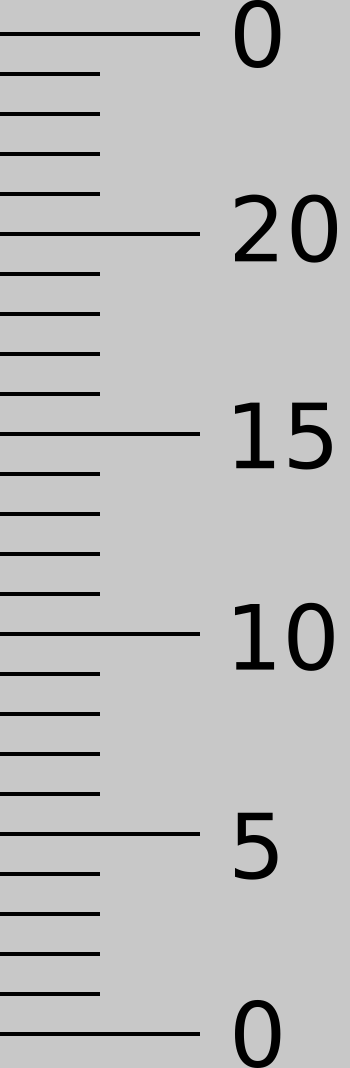
#> input picture python/vernierScales_thimbleImg.png, 700 x 2136 px (shown at 1/2 size)
$ python micrometerPractice.py
#> lines starting #> are read from the running program, lines starting #| are printed output that depends on the picture
import Image, ImageDraw
import sys


def micrometerReading(length,
                      sleeveFile = "./vernierScales_sleeveImg.png",
                      sleeveEnds = [250, 4250],
                      sleeveRange = [0.0, 1.0],
                      thimbleFile = "./vernierScales_thimbleImg.png",
                      thimbleRange = [0, 0.0250],
                      thimbleYZero = 2068,
                      thimbleEnds = [2068.0, 68.0],
                      ):

#> called with length = 0.5, sleeveFile = './vernierScales_sleeveImg.png', thimbleFile = './vernierScales_thimbleImg.png', thimbleYZero = 2068
    def sleeveStuff(): #, sleeveYZero):
        sleevePoint = [sleevePosition(length), sleeveYZero]
        pic = ImageDraw.Draw(sleeveImg)
        pic.ellipse([sleevePoint[0] - 10, sleevePoint[1] - 10, sleevePoint[0] + 10, sleevePoint[1] + 10], fill = (255,0,0))
        del pic
        return(sleevePoint)

    def thimbleStuff():
        pic = ImageDraw.Draw(thimbleImg)
        pic.ellipse([thimblePoint[0] - 10, thimblePoint[1] - 10, thimblePoint[0] + 10,
                     thimblePoint[1] + 10], fill = (255,0,0))
        del pic
        sleeveImg.paste(thimbleImg,
                        (int(sleevePoint[0]),
                         int(sleeveYZero - thimblePoint[1])))

        # if thimble image does not fill top of image past copy above
        if (int(sleeveYZero - thimblePoint[1]) > 0) and (int(sleeveYZero - thimblePoint[1]) < sleeveImg.size[1]):
            sleeveImg.paste(thimbleImg,
                            (int(sleevePoint[0]),
                             136 + int(sleeveYZero - thimblePoint[1]) - thimbleImg.size[1]))
        # if thimble image does not fill bottom of image past copy below
        if thimbleImg.size[1] + int(sleeveYZero - thimblePoint[1]) < sleeveImg.size[1]:
            sleeveImg.paste(thimbleImg,
                            (int(sleevePoint[0]),
                             int(sleeveYZero - thimblePoint[1]) + thimbleImg.size[1] - 136))


    sleevePosition = (lambda length: sleeveEnds[0] + length * ( sleeveEnds[1] - sleeveEnds[0]))
    thimblePosition = (lambda pos: thimbleEnds[0] - ((pos % 0.025) * (thimbleEnds[0] - thimbleEnds[1])) / 0.025)
    thimbleImg = Image.open(thimbleFile)
#> thimbleImg is the input picture: PIL image 700x2136 RGBA; mean R, G, B, A 187.5, 187.5, 187.5, 255
    sleeveImg = Image.open(sleeveFile)
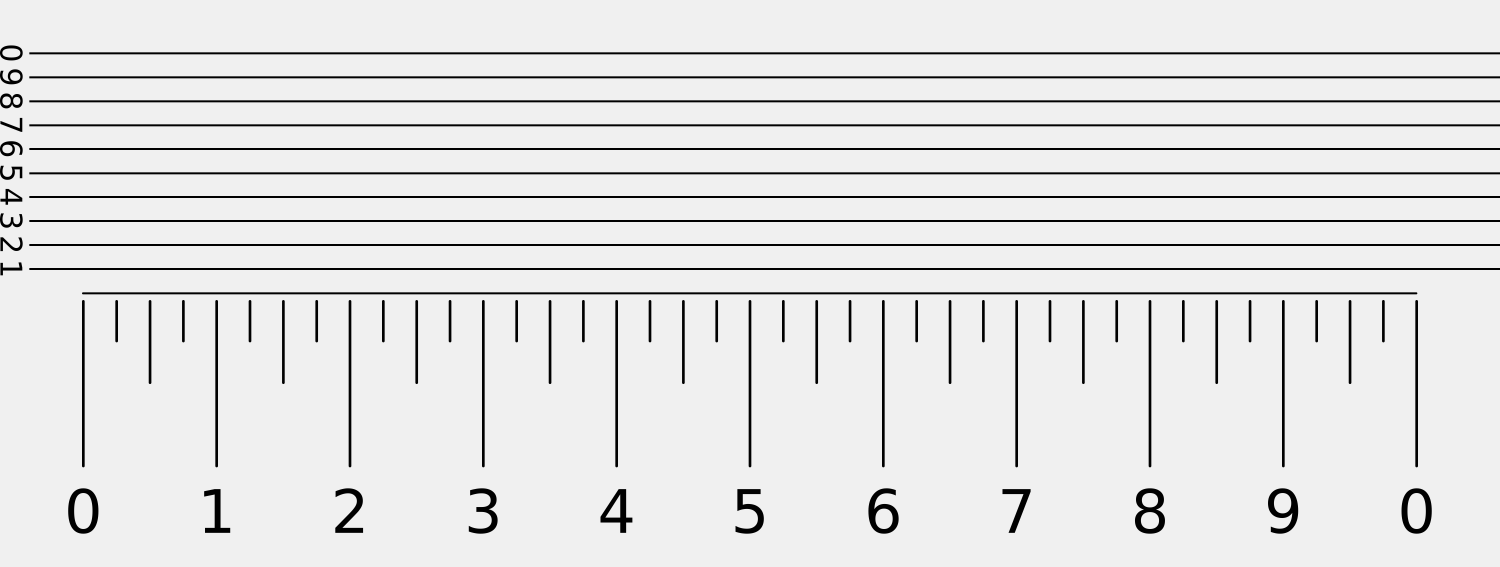
#> input picture python/vernierScales_sleeveImg.png, 4500 x 1700 px (shown at 1/3 size)
#> sleeveImg is the input picture: PIL image 4500x1700 RGBA; mean R, G, B, A 226.3, 226.3, 226.3, 255
    thimblePoint = [0, thimblePosition(length)]
    sleeveYZero = sleeveImg.size[1] - 820.0
#> sleeveYZero = 880
    sleevePoint = sleeveStuff()
#> sleevePoint = [2250, 880]
    thimbleStuff()
#> in thimbleStuff, `sleeveImg.paste(thimbleImg, (int(sleevePoint[0]), int(sleeveYZero - th..`:
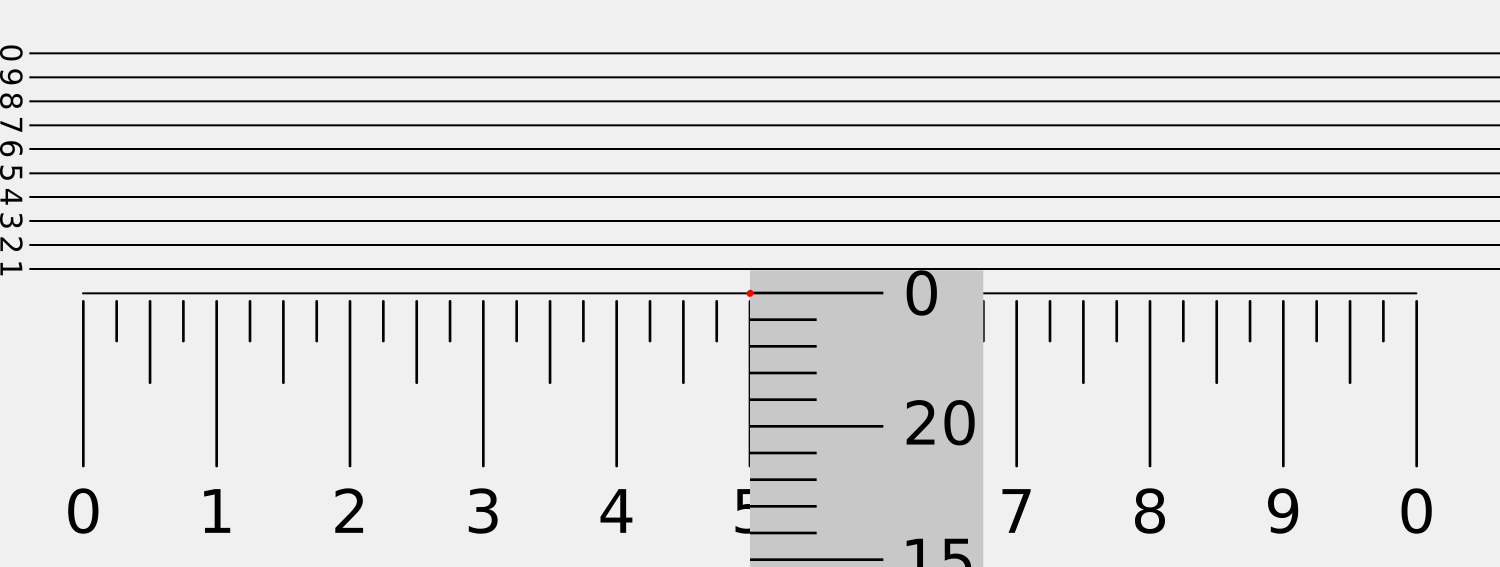
#> sleeveImg: PIL image 4500x1700 RGBA (shown at 1/3 size); mean R, G, B, A 222.7, 222.7, 222.7, 255
#> in thimbleStuff, `sleeveImg.paste(thimbleImg, (int(sleevePoint[0]), 136 + int(sleeveYZer..`:
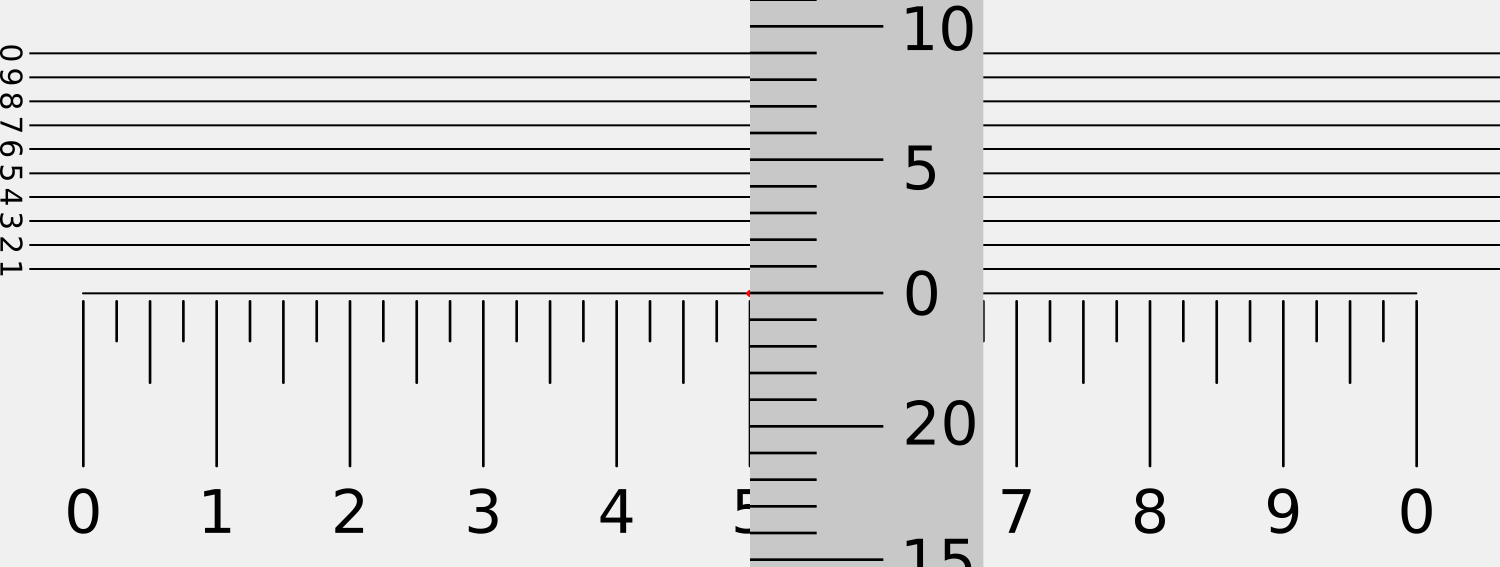
#> sleeveImg: PIL image 4500x1700 RGBA (shown at 1/3 size); mean R, G, B, A 220.2, 220.2, 220.2, 255
    sleeveImg.save("test%f.png" % length)

if __name__ == "__main__":

    args = sys.argv
    if len(args) > 1:
        length = float(args[-1])
    else:
        length = 0.5000

    micrometerReading(length)
